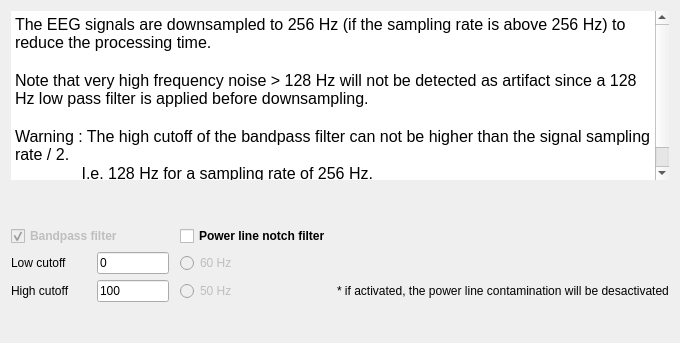
<ui version="4.0">
 <class>FilterSignalsStep</class>
 <widget class="QWidget" name="FilterSignalsStep">
  <property name="styleSheet">
  <string notr="true">font: 12pt "Roboto";</string>
  </property>
  <property name="geometry">
   <rect>
    <x>0</x>
    <y>0</y>
    <width>680</width>
    <height>343</height>
   </rect>
  </property>
  <property name="windowTitle">
   <string />
  </property>
  <property name="toolTip">
   <string />
  </property>
  <layout class="QHBoxLayout" name="horizontalLayout">
   <item>
    <layout class="QVBoxLayout" name="verticalLayout">
     <item>
      <widget class="QTextBrowser" name="textBrowser">
       <property name="frameShape">
        <enum>QFrame::HLine</enum>
       </property>
       <property name="frameShadow">
        <enum>QFrame::Plain</enum>
       </property>
       <property name="lineWidth">
        <number>0</number>
       </property>
       <property name="html">
        <string>&lt;!DOCTYPE HTML PUBLIC "-//W3C//DTD HTML 4.0//EN" "http://www.w3.org/TR/REC-html40/strict.dtd"&gt;
&lt;html&gt;&lt;head&gt;&lt;meta name="qrichtext" content="1" /&gt;&lt;style type="text/css"&gt;
p, li { white-space: pre-wrap; }
&lt;/style&gt;&lt;/head&gt;&lt;body style=" font-family:'Roboto'; font-size:12pt; font-weight:400; font-style:normal;"&gt;
&lt;p style=" margin-top:0px; margin-bottom:0px; margin-left:0px; margin-right:0px; -qt-block-indent:0; text-indent:0px;"&gt;&lt;span style=" font-size:12pt"&gt;The EEG signals are downsampled to 256 Hz (if the sampling rate is above 256 Hz) to reduce the processing time.&lt;/span&gt;&lt;/p&gt;
&lt;p style="-qt-paragraph-type:empty; margin-top:0px; margin-bottom:0px; margin-left:0px; margin-right:0px; -qt-block-indent:0; text-indent:0px; font-size:12pt"&gt;&lt;br /&gt;&lt;/p&gt;
&lt;p style=" margin-top:0px; margin-bottom:0px; margin-left:0px; margin-right:0px; -qt-block-indent:0; text-indent:0px;"&gt;&lt;span style=" font-size:12pt"&gt;Note that very high frequency noise &amp;gt; 128 Hz will not be detected as artifact since a 128 Hz low pass filter is applied before downsampling.&lt;/span&gt;&lt;/p&gt;
&lt;p style="-qt-paragraph-type:empty; margin-top:0px; margin-bottom:0px; margin-left:0px; margin-right:0px; -qt-block-indent:0; text-indent:0px; font-size:12pt"&gt;&lt;br /&gt;&lt;/p&gt;
&lt;p style=" margin-top:0px; margin-bottom:0px; margin-left:0px; margin-right:0px; -qt-block-indent:0; text-indent:0px;"&gt;&lt;span style=" font-size:12pt text-decoration: underline;"&gt;Warning&lt;/span&gt;&lt;span style=" font-size:12pt"&gt; : The high cutoff of the bandpass filter can not be higher than the signal sampling rate / 2.  &lt;/span&gt;&lt;/p&gt;
&lt;p style=" margin-top:0px; margin-bottom:0px; margin-left:0px; margin-right:0px; -qt-block-indent:0; text-indent:0px;"&gt;&lt;span style=" font-size:12pt"&gt;               I.e. 128 Hz for a sampling rate of 256 Hz.&lt;/span&gt;&lt;/p&gt;
&lt;p style="-qt-paragraph-type:empty; margin-top:0px; margin-bottom:0px; margin-left:0px; margin-right:0px; -qt-block-indent:0; text-indent:0px; font-size:12pt"&gt;&lt;br /&gt;&lt;/p&gt;&lt;/body&gt;&lt;/html&gt;</string>
       </property>
      </widget>
     </item>
     <item>
      <spacer name="verticalSpacer_2">
       <property name="orientation">
        <enum>Qt::Vertical</enum>
       </property>
       <property name="sizeType">
        <enum>QSizePolicy::Minimum</enum>
       </property>
       <property name="sizeHint" stdset="0">
        <size>
         <width>20</width>
         <height>40</height>
        </size>
       </property>
      </spacer>
     </item>
     <item>
      <layout class="QGridLayout" name="gridLayout">
       <item row="0" column="3">
        <widget class="QCheckBox" name="notch_checkBox">
         <property name="font">
          <font>
           <weight>75</weight>
           <bold>true</bold>
          </font>
         </property>
         <property name="text">
          <string>Power line notch filter</string>
         </property>
        </widget>
       </item>
       <item row="2" column="3">
        <widget class="QRadioButton" name="radioButton_50Hz">
         <property name="enabled">
          <bool>false</bool>
         </property>
         <property name="text">
          <string>50 Hz</string>
         </property>
        </widget>
       </item>
       <item row="1" column="0">
        <widget class="QLabel" name="label">
         <property name="minimumSize">
          <size>
           <width>80</width>
           <height>0</height>
          </size>
         </property>
         <property name="text">
          <string>Low cutoff</string>
         </property>
        </widget>
       </item>
       <item row="1" column="1">
        <widget class="QLineEdit" name="low_cutoff_lineEdit">
         <property name="maximumSize">
          <size>
           <width>110</width>
           <height>16777215</height>
          </size>
         </property>
         <property name="toolTip">
          <string>Edit the low cutoff frequency in Hz (i.e. 0.3).</string>
         </property>
         <property name="text">
          <string>0</string>
         </property>
        </widget>
       </item>
       <item row="2" column="0">
        <widget class="QLabel" name="label_6">
         <property name="minimumSize">
          <size>
           <width>80</width>
           <height>0</height>
          </size>
         </property>
         <property name="text">
          <string>High cutoff</string>
         </property>
        </widget>
       </item>
       <item row="1" column="4">
        <spacer name="horizontalSpacer_3">
         <property name="orientation">
          <enum>Qt::Horizontal</enum>
         </property>
         <property name="sizeHint" stdset="0">
          <size>
           <width>40</width>
           <height>20</height>
          </size>
         </property>
        </spacer>
       </item>
       <item row="0" column="0" colspan="2">
        <widget class="QCheckBox" name="bp_checkBox">
         <property name="enabled">
          <bool>false</bool>
         </property>
         <property name="font">
          <font>
           <weight>75</weight>
           <bold>true</bold>
          </font>
         </property>
         <property name="text">
          <string>Bandpass filter</string>
         </property>
         <property name="checked">
          <bool>true</bool>
         </property>
        </widget>
       </item>
       <item row="2" column="1">
        <widget class="QLineEdit" name="high_cutoff_lineEdit">
         <property name="maximumSize">
          <size>
           <width>110</width>
           <height>16777215</height>
          </size>
         </property>
         <property name="toolTip">
          <string>Edit the high cutoff frequency in Hz (i.e. 100).</string>
         </property>
         <property name="text">
          <string>100</string>
         </property>
        </widget>
       </item>
       <item row="1" column="2">
        <spacer name="horizontalSpacer_2">
         <property name="orientation">
          <enum>Qt::Horizontal</enum>
         </property>
         <property name="sizeHint" stdset="0">
          <size>
           <width>40</width>
           <height>20</height>
          </size>
         </property>
        </spacer>
       </item>
       <item row="1" column="3">
        <widget class="QRadioButton" name="radioButton_60Hz">
         <property name="enabled">
          <bool>false</bool>
         </property>
         <property name="text">
          <string>60 Hz</string>
         </property>
        </widget>
       </item>
       <item row="2" column="4">
        <widget class="QLabel" name="label_2">
         <property name="text">
          <string>* if activated, the power line contamination will be desactivated</string>
         </property>
        </widget>
       </item>
      </layout>
     </item>
     <item>
      <spacer name="verticalSpacer">
       <property name="orientation">
        <enum>Qt::Vertical</enum>
       </property>
       <property name="sizeHint" stdset="0">
        <size>
         <width>20</width>
         <height>52</height>
        </size>
       </property>
      </spacer>
     </item>
    </layout>
   </item>
  </layout>
 </widget>
 <resources>
  <include location="../../../../../scinodes_poc/src/main/python/ui/themes/themes.qrc" />
 </resources>
 <connections>
  <connection>
   <sender>bp_checkBox</sender>
   <signal>clicked()</signal>
   <receiver>FilterSignalsStep</receiver>
   <slot>update_filter_settings()</slot>
   <hints>
    <hint type="sourcelabel">
     <x>111</x>
     <y>218</y>
    </hint>
    <hint type="destinationlabel">
     <x>234</x>
     <y>171</y>
    </hint>
   </hints>
  </connection>
  <connection>
   <sender>notch_checkBox</sender>
   <signal>clicked()</signal>
   <receiver>FilterSignalsStep</receiver>
   <slot>update_filter_settings()</slot>
   <hints>
    <hint type="sourcelabel">
     <x>111</x>
     <y>244</y>
    </hint>
    <hint type="destinationlabel">
     <x>234</x>
     <y>171</y>
    </hint>
   </hints>
  </connection>
  <connection>
   <sender>radioButton_50Hz</sender>
   <signal>clicked()</signal>
   <receiver>FilterSignalsStep</receiver>
   <slot>update_filter_settings()</slot>
   <hints>
    <hint type="sourcelabel">
     <x>420</x>
     <y>360</y>
    </hint>
    <hint type="destinationlabel">
     <x>339</x>
     <y>229</y>
    </hint>
   </hints>
  </connection>
  <connection>
   <sender>radioButton_60Hz</sender>
   <signal>clicked()</signal>
   <receiver>FilterSignalsStep</receiver>
   <slot>update_filter_settings()</slot>
   <hints>
    <hint type="sourcelabel">
     <x>420</x>
     <y>334</y>
    </hint>
    <hint type="destinationlabel">
     <x>339</x>
     <y>229</y>
    </hint>
   </hints>
  </connection>
  <connection>
   <sender>high_cutoff_lineEdit</sender>
   <signal>editingFinished()</signal>
   <receiver>FilterSignalsStep</receiver>
   <slot>update_high_cutoff_slot()</slot>
   <hints>
    <hint type="sourcelabel">
     <x>151</x>
     <y>314</y>
    </hint>
    <hint type="destinationlabel">
     <x>339</x>
     <y>229</y>
    </hint>
   </hints>
  </connection>
  <connection>
   <sender>low_cutoff_lineEdit</sender>
   <signal>editingFinished()</signal>
   <receiver>FilterSignalsStep</receiver>
   <slot>update_low_cutoff_slot()</slot>
   <hints>
    <hint type="sourcelabel">
     <x>151</x>
     <y>288</y>
    </hint>
    <hint type="destinationlabel">
     <x>339</x>
     <y>229</y>
    </hint>
   </hints>
  </connection>
 </connections>
 <slots>
  <slot>update_filter_settings()</slot>
  <slot>update_low_cutoff_slot()</slot>
  <slot>update_high_cutoff_slot()</slot>
 </slots>
</ui>
